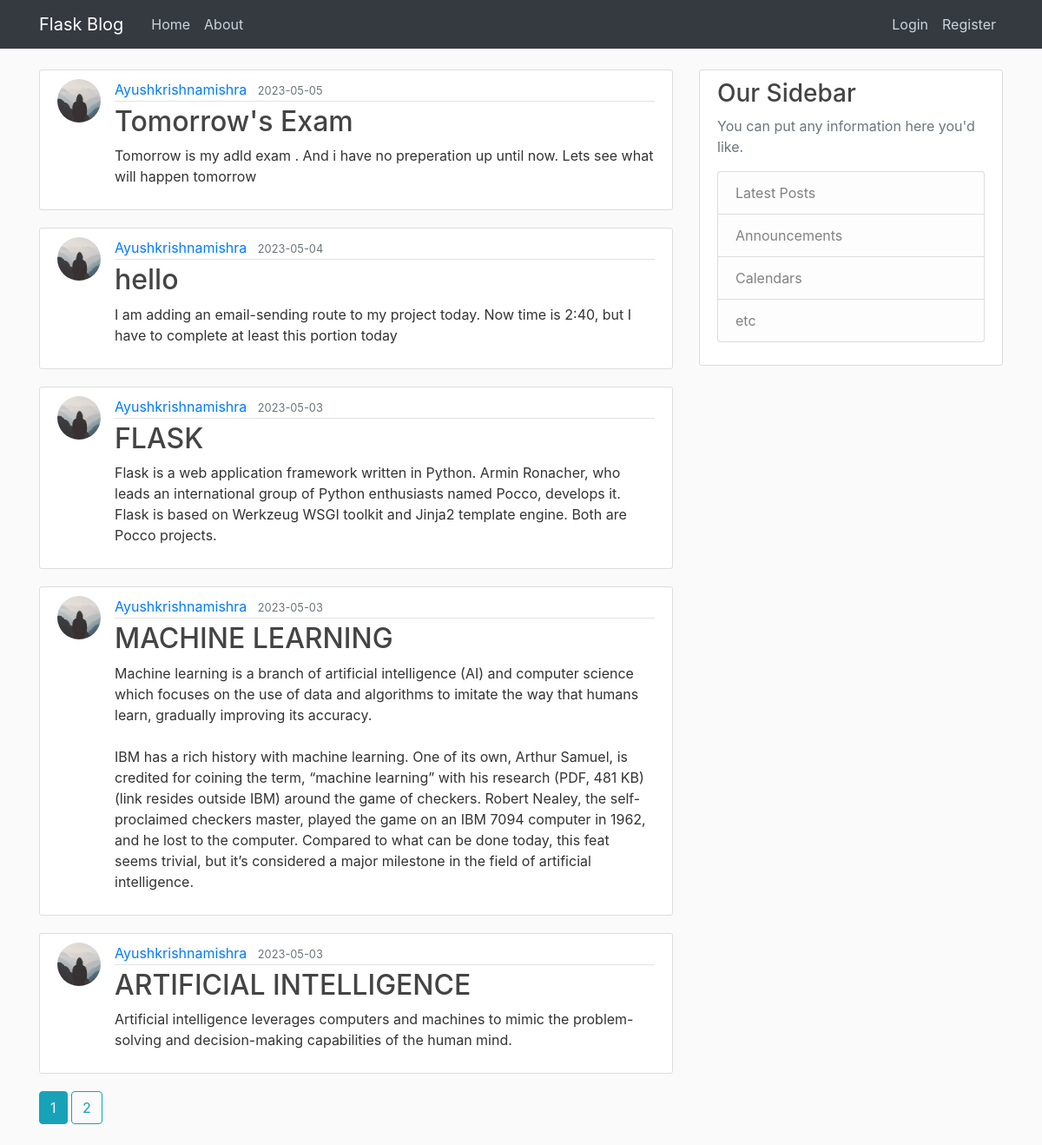
Page /home on the earlier database version.
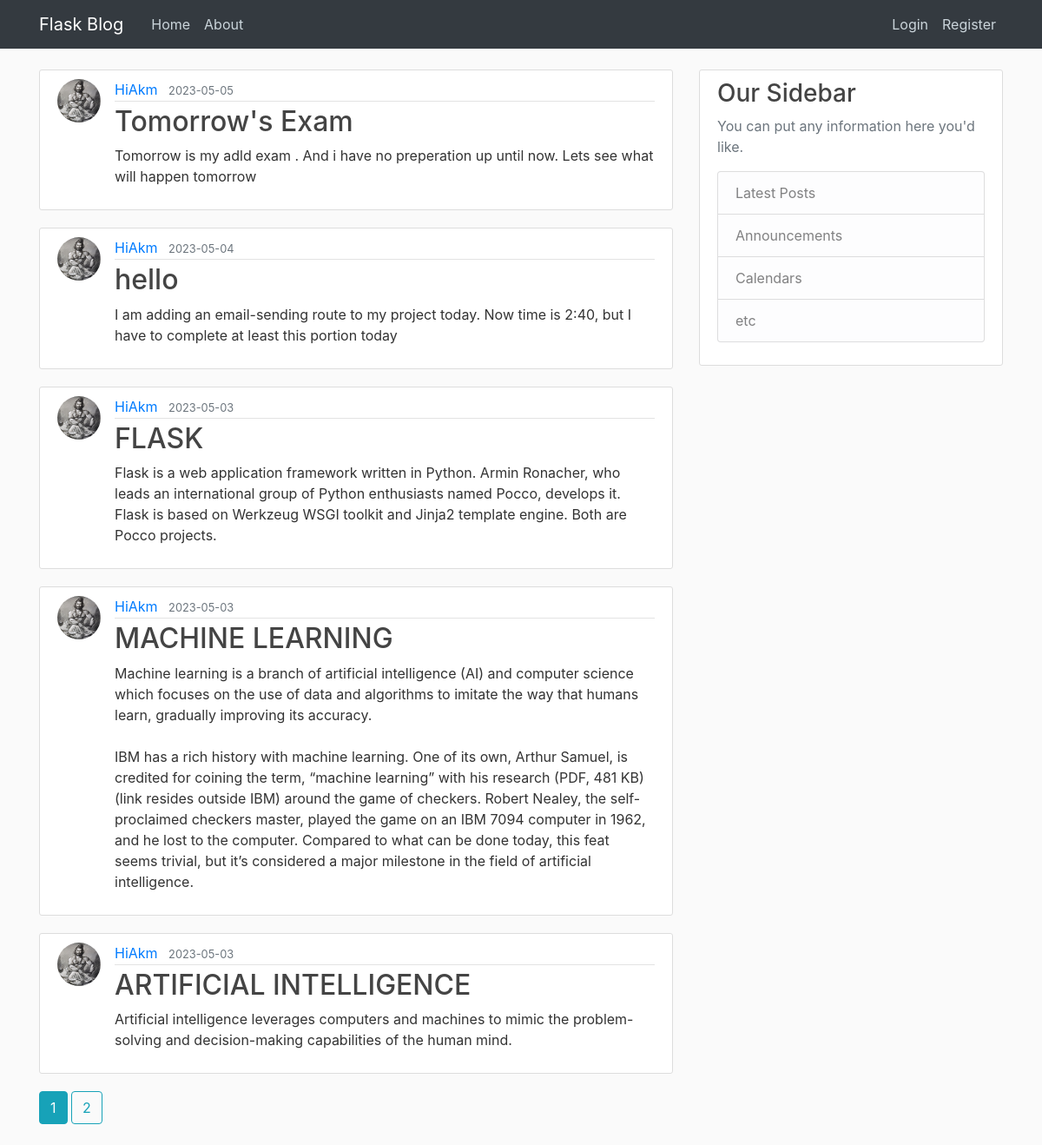
Same page on the later database version.
### flaskblog/models.py (models this page shows, shortened)
class Post(db.Model):
    id = db.Column(db.Integer, primary_key=True)
    title = db.Column(db.String(100), nullable=False)
    date_posted = db.Column(db.DateTime, nullable=False, default=datetime.utcnow)
    content = db.Column(db.Text, nullable=False)
    user_id = db.Column(db.Integer, db.ForeignKey('user.id'), nullable=False)

class User(db.Model, UserMixin):
    id = db.Column(db.Integer, primary_key=True)
    username = db.Column(db.String(20), unique=True, nullable=False)
    email = db.Column(db.String(120), unique=True, nullable=False)
    image_file = db.Column(db.String(20), nullable=False, default='default.jpg')
    password = db.Column(db.String(60), nullable=False)
    posts = db.relationship('Post', backref='author', lazy=True)

### flaskblog/main/routes.py (the view)
@main.route("/")
@main.route("/home")
def home():
    page = request.args.get('page', 1, type=int)
    posts = Post.query.order_by(Post.date_posted.desc()).paginate(page=page, per_page=5)
    return render_template('home.html', posts=posts)

### flaskblog/templates/home.html
{% extends "layout.html" %}
{% block content %}
    {% for post in posts.items %}
        <article class="media content-section">
          <img class="rounded-circle article-img" src="{{ url_for('static', filename='profile_pics/' + post.author.image_file) }}">
          <div class="media-body">
            <div class="article-metadata">
              <a class="mr-2" href="{{url_for('users.user_posts',username=post.author.username)}}">{{ post.author.username }}</a>
              <small class="text-muted">{{ post.date_posted.strftime('%Y-%m-%d') }}</small>
            </div>
            <h2><a class="article-title" href="{{ url_for('posts.post', post_id=post.id) }}">{{ post.title }}</a></h2>
            <p class="article-content">{{ post.content }}</p>
          </div>
        </article>
        {% endfor %}
        {% for page_num in posts.iter_pages(left_edge=1, right_edge=1, left_current=1, right_current=2) %}
          {% if page_num %}
            {% if posts.page == page_num %}
              <a class="btn btn-info mb-4" href="{{ url_for('main.home', page=page_num) }}">{{ page_num }}</a>
            {% else %}
              <a class="btn btn-outline-info mb-4" href="{{ url_for('main.home', page=page_num) }}">{{ page_num }}</a>
            {% endif %}
          {% else %}
            ........
          {% endif %}
        {% endfor %}
{% endblock content %}

### flaskblog/templates/layout.html (shortened to what this page needs)
<!DOCTYPE html>
<html>
<head>
    <link rel="stylesheet" href="https://maxcdn.bootstrapcdn.com/bootstrap/4.0.0/css/bootstrap.min.css">
    <link rel="stylesheet" type="text/css" href="{{ url_for('static', filename='main.css') }}">
</head>
<body>
    <header class="site-header">
      <nav class="navbar navbar-expand-md navbar-dark bg-dark fixed-top">
        <div class="container">
          <a class="navbar-brand mr-4" href="/">Flask Blog</a>
          <div class="collapse navbar-collapse" id="navbarToggle">
            <div class="navbar-nav mr-auto">
              <a class="nav-item nav-link" href="{{ url_for('main.home') }}">Home</a>
              <a class="nav-item nav-link" href="{{ url_for('main.about') }}">About</a>
            </div>
            <div class="navbar-nav">
              {% if current_user.is_authenticated %}
                <a class="nav-item nav-link" href="{{ url_for('posts.New_post') }}">New Post</a>
                <a class="nav-item nav-link" href="{{ url_for('users.account') }}">Account</a>
                <a class="nav-item nav-link" href="{{ url_for('users.logout') }}">Logout</a>
              {% else %}
                <a class="nav-item nav-link" href="{{ url_for('users.login') }}">Login</a>
                <a class="nav-item nav-link" href="{{ url_for('users.register') }}">Register</a>
              {% endif %}
            </div>
          </div>
        </div>
      </nav>
    </header>
    <main role="main" class="container">
      <div class="row">
        <div class="col-md-8">
          {% block content %}{% endblock %}
        </div>
        <div class="col-md-4">
          <div class="content-section">
            <h3>Our Sidebar</h3>
            <p class='text-muted'>You can put any information here you'd like.
              <ul class="list-group">
                <li class="list-group-item list-group-item-light">Latest Posts</li>
                <li class="list-group-item list-group-item-light">Announcements</li>
                <li class="list-group-item list-group-item-light">Calendars</li>
                <li class="list-group-item list-group-item-light">etc</li>
              </ul>
            </p>
          </div>
        </div>
      </div>
    </main>
</body>
</html>

### flaskblog/static/main.css (style rules this page uses)
body { background: #fafafa; color: #333333; margin-top: 5rem; }
h1, h2, h3, h4, h5, h6 { color: #444444; }
.bg-dark { background-color: #121517; }
.site-header .navbar-nav .nav-link { color: #cbd5db; }
.content-section { background: #ffffff; padding: 10px 20px; border: 1px solid #dddddd; border-radius: 3px; margin-bottom: 20px; }
.article-title { color: #444444; }
.article-content { white-space: pre-line; }
.article-img { height: 50px; width: 50px; margin-right: 16px; }
.article-metadata { padding-bottom: 1px; margin-bottom: 4px; border-bottom: 1px solid #e3e3e3 }

Differences in the rows shown:
changed through a linked row, Post "Tomorrow's Exam": image_file: a different picture; author.username "Ayushkrishnamishra" → "HiAkm"
changed through a linked row, Post "hello": image_file: a different picture; author.username "Ayushkrishnamishra" → "HiAkm"
changed through a linked row, Post "FLASK": image_file: a different picture; author.username "Ayushkrishnamishra" → "HiAkm"
changed through a linked row, Post "MACHINE LEARNING": image_file: a different picture; author.username "Ayushkrishnamishra" → "HiAkm"
changed through a linked row, Post "ARTIFICIAL INTELLIGENCE": image_file: a different picture; author.username "Ayushkrishnamishra" → "HiAkm"
